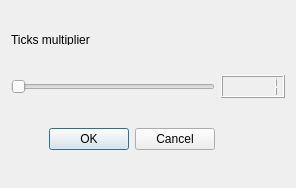
<?xml version="1.0" encoding="UTF-8"?>
<ui version="4.0">
 <class>ClockSpeedWindow</class>
 <widget class="QDialog" name="ClockSpeedWindow">
  <property name="geometry">
   <rect>
    <x>0</x>
    <y>0</y>
    <width>296</width>
    <height>188</height>
   </rect>
  </property>
  <property name="maximumSize">
   <size>
    <width>16777215</width>
    <height>500</height>
   </size>
  </property>
  <property name="windowTitle">
   <string>Ticks multiplier</string>
  </property>
  <layout class="QGridLayout" name="gridLayout">
   <item row="0" column="0">
    <widget class="QLabel" name="label">
     <property name="enabled">
      <bool>true</bool>
     </property>
     <property name="maximumSize">
      <size>
       <width>16777215</width>
       <height>10</height>
      </size>
     </property>
     <property name="text">
      <string>Ticks multiplier</string>
     </property>
    </widget>
   </item>
   <item row="1" column="2">
    <widget class="QLCDNumber" name="lcdNumber">
     <property name="intValue" stdset="0">
      <number>1</number>
     </property>
    </widget>
   </item>
   <item row="1" column="0">
    <widget class="QSlider" name="horizontalSlider">
     <property name="baseSize">
      <size>
       <width>2</width>
       <height>0</height>
      </size>
     </property>
     <property name="minimum">
      <number>1</number>
     </property>
     <property name="maximum">
      <number>20</number>
     </property>
     <property name="orientation">
      <enum>Qt::Horizontal</enum>
     </property>
    </widget>
   </item>
   <item row="2" column="0">
    <widget class="QDialogButtonBox" name="buttonBox">
     <property name="orientation">
      <enum>Qt::Horizontal</enum>
     </property>
     <property name="standardButtons">
      <set>QDialogButtonBox::Cancel|QDialogButtonBox::Ok</set>
     </property>
    </widget>
   </item>
  </layout>
 </widget>
 <resources/>
 <connections>
  <connection>
   <sender>buttonBox</sender>
   <signal>accepted()</signal>
   <receiver>ClockSpeedWindow</receiver>
   <slot>accept()</slot>
   <hints>
    <hint type="sourcelabel">
     <x>248</x>
     <y>254</y>
    </hint>
    <hint type="destinationlabel">
     <x>157</x>
     <y>274</y>
    </hint>
   </hints>
  </connection>
  <connection>
   <sender>buttonBox</sender>
   <signal>rejected()</signal>
   <receiver>ClockSpeedWindow</receiver>
   <slot>reject()</slot>
   <hints>
    <hint type="sourcelabel">
     <x>316</x>
     <y>260</y>
    </hint>
    <hint type="destinationlabel">
     <x>286</x>
     <y>274</y>
    </hint>
   </hints>
  </connection>
 </connections>
</ui>
